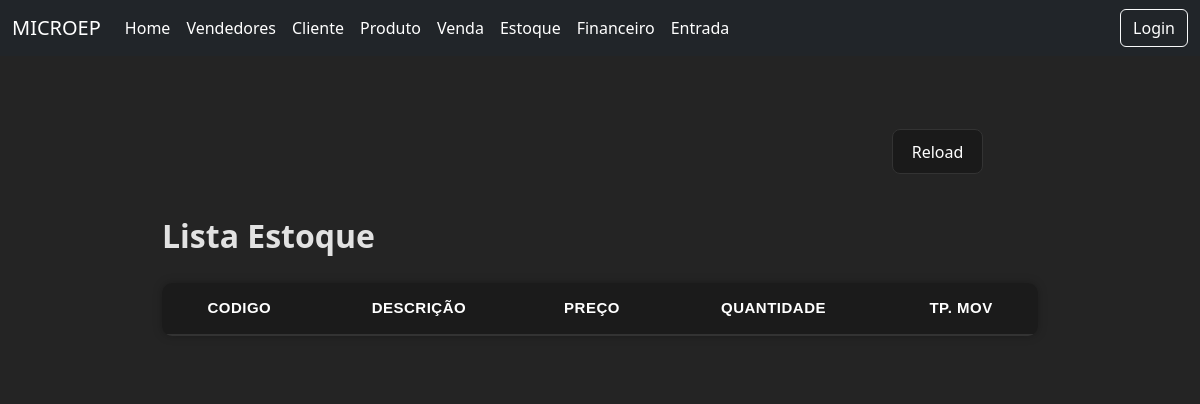
The app's page /estoque/, older data.
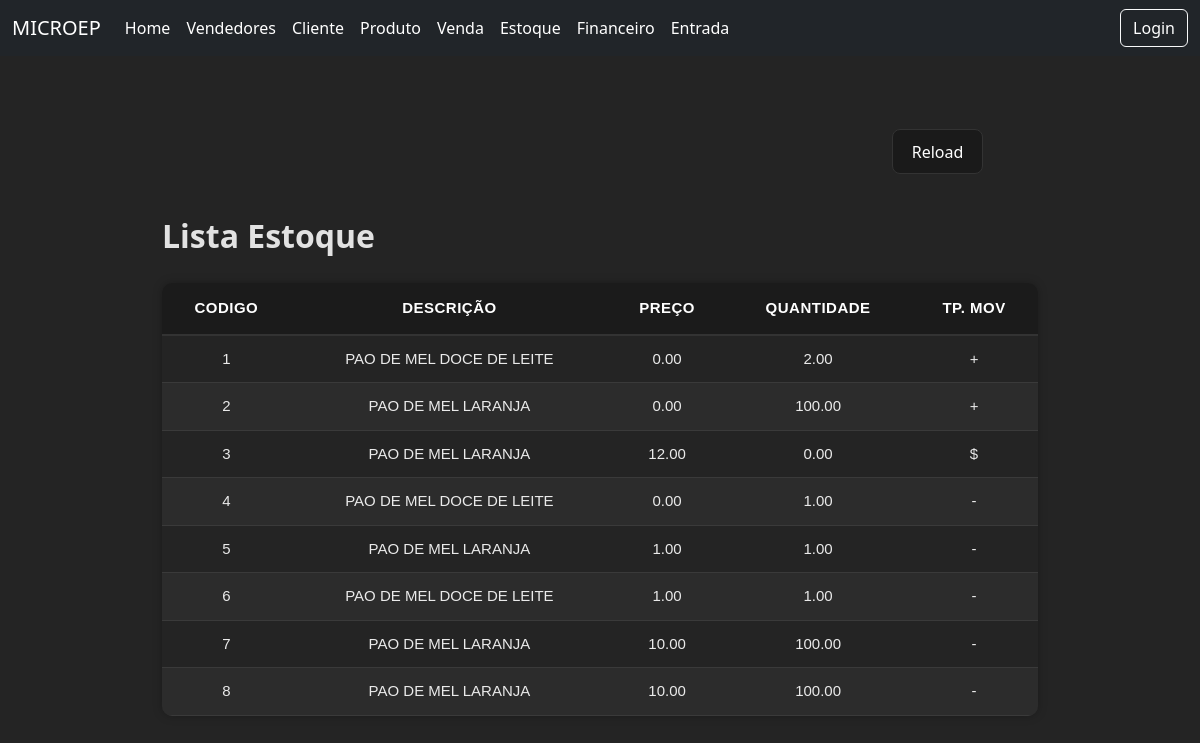
The same page, newer data.
### core/models.py (models this page shows, shortened)
class MovimentoItem(models.Model):
    MOVIMENTO_CHOICES = [
        ('+','ENTRADA'),
        ('-','SAIDA'),
        ('$','CUSTO')
    ]
    tipomovimento = models.CharField(max_length=1,choices=MOVIMENTO_CHOICES)
    produto = models.ForeignKey(Produto,on_delete=models.CASCADE)
    qtdmovimento = models.DecimalField(max_digits=8,decimal_places=2,default=0)
    preco = models.DecimalField(max_digits=8,decimal_places=2,default=0)

class Produto(models.Model):
    codigo = models.IntegerField()
    descricao = models.CharField(max_length=100)
    preco = models.DecimalField(max_digits=10,decimal_places=2)
    unidade = models.CharField(max_length=2,default="UN")
    quantidadeestoque = models.DecimalField(max_digits=10,decimal_places=2,default=0)

### core/views.py (the view)
# urls.py: path('estoque/',views.estoqueview,name='estoque')
def estoqueview(request):
    estoque = MovimentoItem.objects.all()
    return render(request,'modelos/estoque.html',{'estoque':estoque})

### core/templates/modelos/estoque.html (shortened to what this page needs)
<!DOCTYPE html>
<html lang="en">
<head>
    {% load static %}
    <link rel="stylesheet" href="{% static 'produtos.css' %}">
</head>
<body>
    {% include 'components/navbar.html' %}
    <div class="divcentral">
        <div class="controlebuttons">
            <div class="buttonsalign">
                <button class="buttonp">
                    <a href="{% url 'estoque' %}">Reload</a>
                </button>
            </div>
        </div>
        <div class="grid">
            <h2 class="fw-bold">Lista Estoque</h2>
            <table class="tabela-vendedores">
                <thead>
                     <tr>
                        <th class="text-center">Codigo</th>
                        <th class="text-center">Descrição</th>
                        <th class="text-center">Preço</th>
                        <th class="text-center">Quantidade</th>
                        <th class="text-center">Tp. Mov</th>
                    </tr>
                </thead>
                <tbody>
                    {% for e in estoque %}
                    <tr>
                        <td class="text-center">{{ e.id }}</td>
                        <td class="text-center">{{ e.produto.descricao }}</td>
                        <td class="text-center">{{ e.preco }}</td>
                        <td class="text-center">{{ e.qtdmovimento }}</td>
                        <td class="text-center"> {{ e.tipomovimento }} </td>
                    {% empty %}
                        </td>
                    </tr>
                    {% endfor %}
                </tbody>
            </table>
        </div>
    </div>
</body>
</html>

Row changes from the older to the newer data that the page shows:
added MovimentoItem: id "1", produto.descricao "PAO DE MEL DOCE DE LEITE", preco "0.00", qtdmovimento "2.00", tipomovimento "+"
added MovimentoItem: id "2", produto.descricao "PAO DE MEL LARANJA", preco "0.00", qtdmovimento "100.00", tipomovimento "+"
added MovimentoItem: id "3", produto.descricao "PAO DE MEL LARANJA", preco "12.00", qtdmovimento "0.00", tipomovimento "$"
added MovimentoItem: id "4", produto.descricao "PAO DE MEL DOCE DE LEITE", preco "0.00", qtdmovimento "1.00", tipomovimento "-"
added MovimentoItem: id "5", produto.descricao "PAO DE MEL LARANJA", preco "1.00", qtdmovimento "1.00", tipomovimento "-"
added MovimentoItem: id "6", produto.descricao "PAO DE MEL DOCE DE LEITE", preco "1.00", qtdmovimento "1.00", tipomovimento "-"
added MovimentoItem: id "7", produto.descricao "PAO DE MEL LARANJA", preco "10.00", qtdmovimento "100.00", tipomovimento "-"
added MovimentoItem: id "8", produto.descricao "PAO DE MEL LARANJA", preco "10.00", qtdmovimento "100.00", tipomovimento "-"
